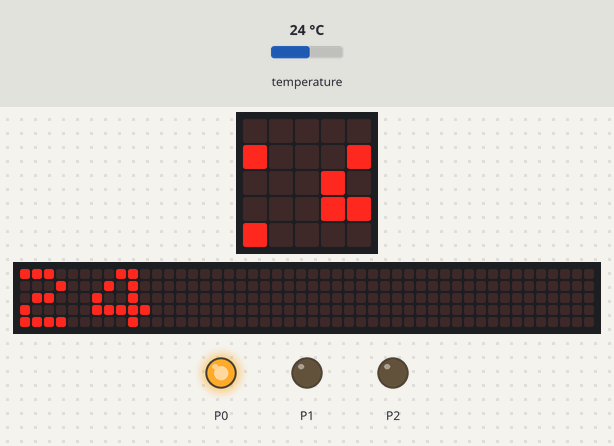
The program below on a simulated BBC micro:bit (MakeCode). On the bench: the board's 5×5 LED display, a strip that is not on the board, showing the scrolling text unrolled, output pins drawn as LEDs (lit = HIGH). The inputs (shaded band) are chosen by the test bench; at power-on: temperature 24 °C. The 48×5 strip is a reading aid, not a part: it shows the text the display is scrolling, unrolled, one strip-width of it at a time.

Above: at 1.27 s.
1.3 s: temperature set to 25.4 °C
At 2.94 s:
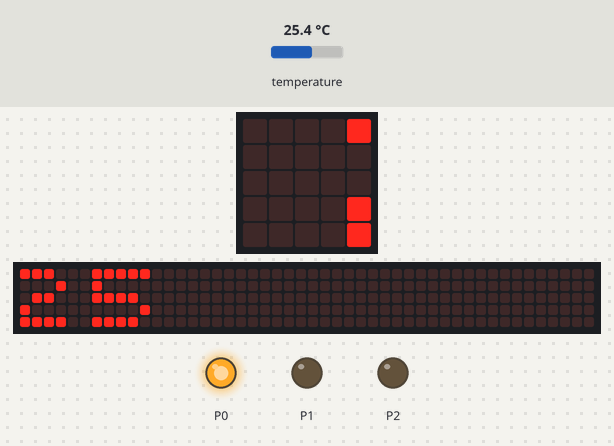
4.2 s: temperature set to 26.4 °C
At 5.28 s:
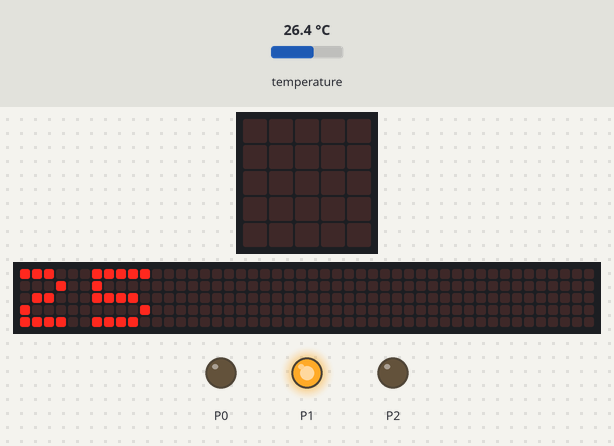
6.1 s: temperature set to 27.2 °C
At 9.0 s:
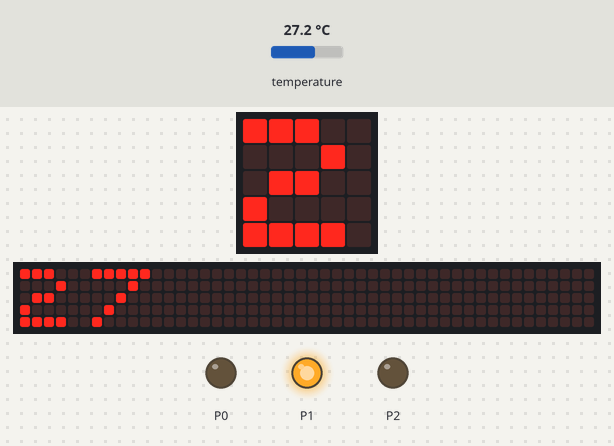
9.1 s: temperature set to 28.5 °C
At 10.73 s:
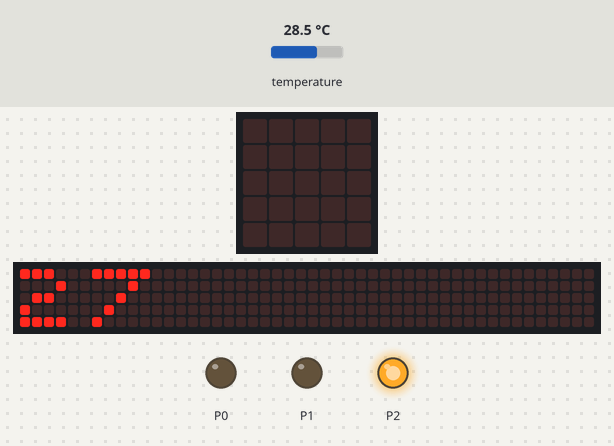
Timing chart, 0 to 12.0 s (numbered marks = the images above; inputs shaded):
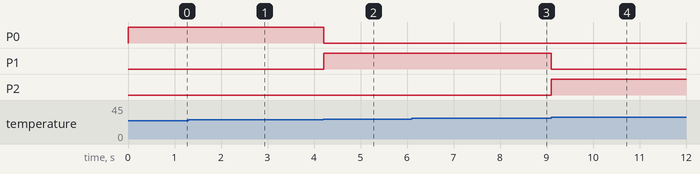

The program:

main.ts
```typescript
basic.forever(function () {
    basic.showNumber(input.temperature())
})
basic.forever(function () {
    if (24 <= input.temperature() && 26 > input.temperature()) {
        pins.digitalWritePin(DigitalPin.P0, 1)
        pins.digitalWritePin(DigitalPin.P1, 0)
        pins.digitalWritePin(DigitalPin.P2, 0)
    } else if (26 <= input.temperature() && 28 > input.temperature()) {
        pins.digitalWritePin(DigitalPin.P0, 0)
        pins.digitalWritePin(DigitalPin.P1, 1)
        pins.digitalWritePin(DigitalPin.P2, 0)
    } else if (28 <= input.temperature() && 30 > input.temperature()) {
        pins.digitalWritePin(DigitalPin.P0, 0)
        pins.digitalWritePin(DigitalPin.P1, 0)
        pins.digitalWritePin(DigitalPin.P2, 1)
    }
})
```

test.ts
```typescript
// 테스트는 여기로 이동합니다; 이 패키지가 확장으로 사용될 때 컴파일되지 않을 것 입니다.
```

Measured:
- the behaviour switches between 25.9 and 26 °C on temperature (found by bisection; images 1 and 2)
- the behaviour switches between 27.9 and 28 °C on temperature (found by bisection; images 3 and 4)
- after the input at 4.2 s, P0: HIGH → LOW at once; P1: LOW → HIGH at once
- after the input at 9.1 s, P1: HIGH → LOW at once; P2: LOW → HIGH at once
